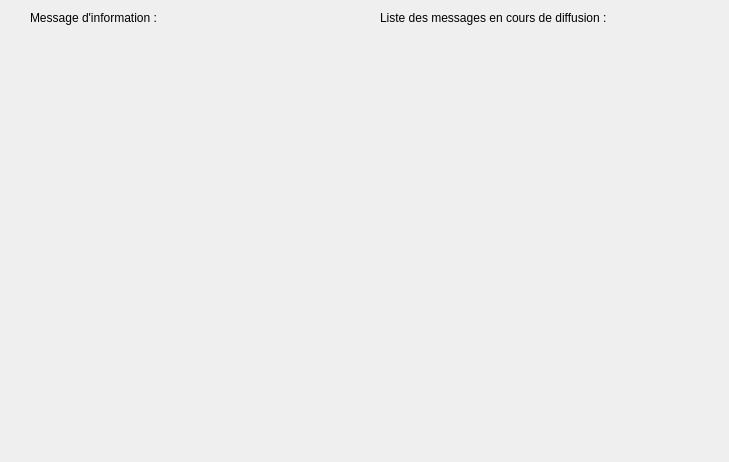
<?xml version="1.0" encoding="UTF-8"?>
<ui version="4.0">
 <class>Serveur</class>
 <widget class="QWidget" name="Serveur">
  <property name="geometry">
   <rect>
    <x>0</x>
    <y>0</y>
    <width>729</width>
    <height>462</height>
   </rect>
  </property>
  <property name="windowTitle">
   <string>Serveur</string>
  </property>
  <widget class="QLabel" name="label">
   <property name="geometry">
    <rect>
     <x>30</x>
     <y>10</y>
     <width>151</width>
     <height>16</height>
    </rect>
   </property>
   <property name="text">
    <string>Message d'information :</string>
   </property>
  </widget>
  <widget class="QLabel" name="label_2">
   <property name="geometry">
    <rect>
     <x>380</x>
     <y>10</y>
     <width>251</width>
     <height>16</height>
    </rect>
   </property>
   <property name="text">
    <string>Liste des messages en cours de diffusion :</string>
   </property>
  </widget>
 </widget>
 <resources/>
 <connections/>
</ui>
